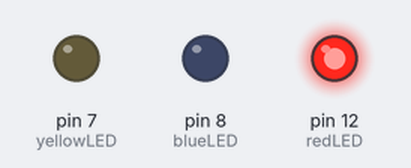
A sketch run on a simulated Arduino Uno, built with avr-gcc and run on an emulated ATmega328P. Shown: output pins drawn as LEDs (lit = HIGH).

Above: at 0.1 s.
At 1.7 s:
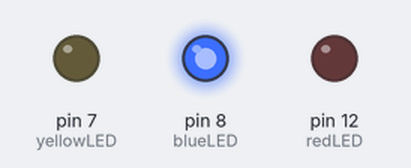
At 3.3 s:
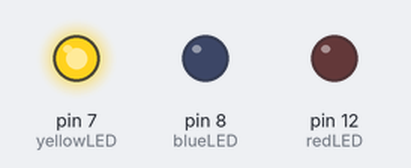
At 7.9 s:
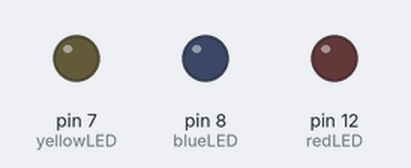
Timing chart, 0 to 8.3 s (numbered marks = the images above):
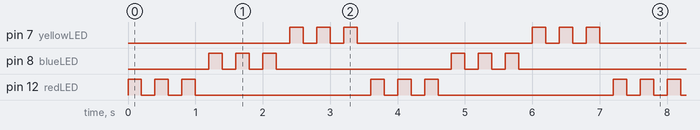

The sketch:

Arduino2project.ino
```cpp
int redLED = 12;
int blueLED = 8;
int yellowLED = 7;
int pause = 200;

void setup() {

  pinMode (12, OUTPUT);
  pinMode (8, OUTPUT);
  pinMode (7, OUTPUT);

}

void loop() {

  digitalWrite (redLED, HIGH);
  delay (pause);
  digitalWrite (redLED, LOW);
  delay (pause);
  digitalWrite (redLED, HIGH);
  delay (pause);
  digitalWrite (redLED, LOW);
  delay (pause);
  digitalWrite (redLED, HIGH);
  delay (pause);
  digitalWrite (redLED, LOW);
  delay (pause);

  digitalWrite (blueLED, HIGH);
  delay (pause);
  digitalWrite (blueLED, LOW);
  delay (pause);
  digitalWrite (blueLED, HIGH);
  delay (pause);
  digitalWrite (blueLED, LOW);
  delay (pause);
  digitalWrite (blueLED, HIGH);
  delay (pause);
  digitalWrite (blueLED, LOW);
  delay (pause);

  digitalWrite (yellowLED, HIGH);
  delay (pause);
  digitalWrite (yellowLED, LOW);
  delay (pause);
  digitalWrite (yellowLED, HIGH);
  delay (pause);
  digitalWrite (yellowLED, LOW);
  delay (pause);
  digitalWrite (yellowLED, HIGH);
  delay (pause);
  digitalWrite (yellowLED, LOW);
  delay (pause);


}
```

Measured:
- by itself, pin 7 (yellowLED), pin 8 (blueLED), pin 12 (redLED): repeats every 3.6 s: 2 × (LOW 0.20 s, HIGH 0.20 s), LOW 2.6 s, HIGH 0.20 s
- by itself, everything shown: repeats every 3.6 s, in 18 steps
